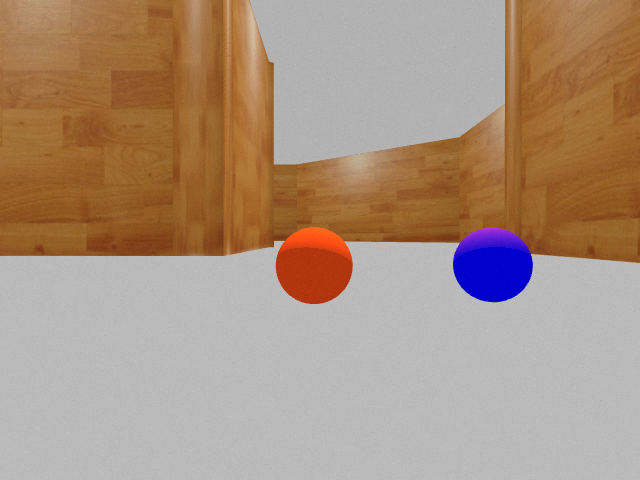
#> input picture practice_ws/images/imgs/balls.png, 640 x 480 px
$ python -i color.py   (imports and definitions only)
#> lines starting #> are read from the running program, lines starting #| are printed output that depends on the picture; after the words box and inside, x2 and y2 are one past the last pixel; in counts of white or black regions, pixels touching at a corner belong together; long printed decimals are rounded
#> further down, picture is the input picture: shape (480, 640, 3); mean B, G, R 128.5, 147.1, 170.7
import cv2  # openCVライブラリのインポート
import numpy as np  # numpyライブラリのインポート
from cv2 import aruco, imread, imwrite

##　↓↓↓↓↓↓↓inRangeWrap, calc_centroidは変更しないでください↓↓↓↓↓↓
# inRangeを色相が0付近や180付近の色へ対応する形へ修正
# [13 lines left out: function inRangeWrap, not called in this run]

def calc_centroid(mask):
    M = cv2.moments(mask)
    if M["m00"] != 0:
        # 重心座標を計算SS
        cx = int(M["m10"] / M["m00"])
        cy = int(M["m01"] / M["m00"])
        s = np.count_nonzero(mask)/(mask.shape[0]*mask.shape[1])
        return cx, cy, s
    else:
        return None
##　↑↑↑↑↑↑↑inRangeWrap, calc_centroidは変更しないでください↑↑↑↑↑↑↑

# [45 lines left out: functions o_ball, p_ball, not called in this run]

def d_circle(img):
    # 画像読み込み
    draw_img = img.copy()

    # 前処理（グレースケール＋ぼかし）
    gray = cv2.cvtColor(draw_img, cv2.COLOR_BGR2GRAY)
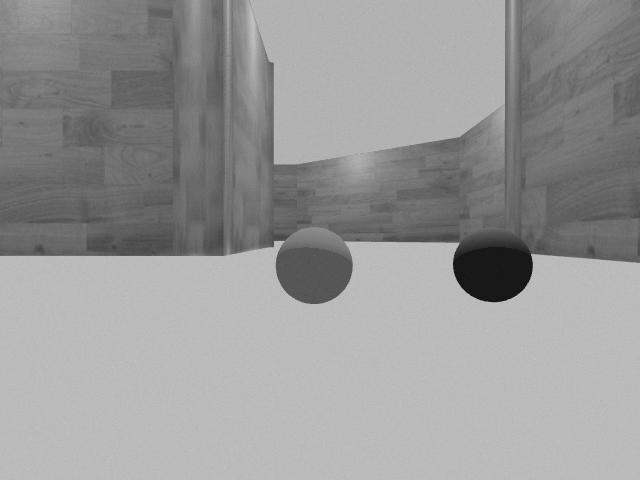
#> gray: shape (480, 640); min 22, max 199, mean 152.1
    gray = cv2.medianBlur(gray, 5)  # ノイズ低減

    # 円検出（HoughCircles）
    circles = cv2.HoughCircles(
        gray, cv2.HOUGH_GRADIENT,
        dp=1.2, minDist=30,
        param1=100, param2=50,
        minRadius=10, maxRadius=40
    )
#> circles = [[313.8, 264.6, 37.96]]
    # マスク作成（検出円を塗りつぶし）
    mask = np.zeros(gray.shape, dtype=np.uint8)
    if circles is not None:
        circles = np.round(circles[0]).astype(int)
#> circles = [[314, 265, 38]]
        for x, y, r in circles:
            cv2.circle(mask, (x, y), r, 255, -1)     # マスク（白塗り）
            break
#> this loop made 1 pass
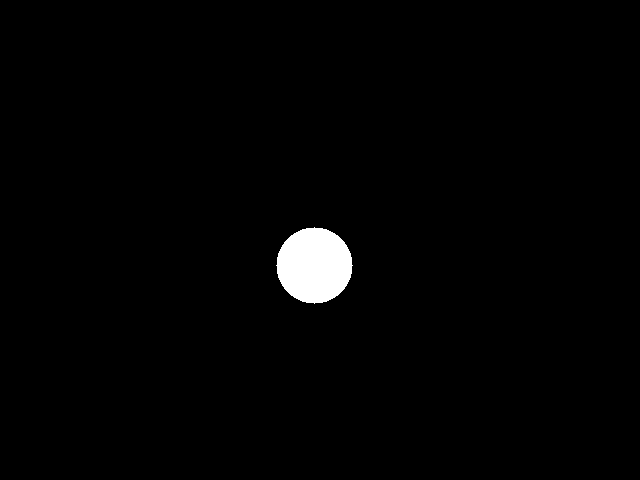
#> mask: shape (480, 640); 1.5% white; 1 white region, box (x1, y1, x2, y2) and area: (276, 227, 353, 304) 4513

    x, y, s = calc_centroid(mask)
#> in calc_centroid, `M = cv2.moments(mask)`: M = moments, m00 1150815, centre m10/m00, m01/m00 = (314, 265)
#> in calc_centroid, `cx = int(M["m10"] / M["m00"])`: cx = 314
#> in calc_centroid, `cy = int(M["m01"] / M["m00"])`: cy = 265
#> in calc_centroid, `s = np.count_nonzero(mask)/(mask.shape[0]*mask.shape[1])`: s = 0.0147
#> x = 314; y = 265; s = 0.0147
    print(f"{s=}")
#| s=0.01469
    if x and y:
        return x, y
    else:
        return None

>>> import cv2
>>> picture = cv2.imread('imgs/balls.png')
>>> result = d_circle(picture)
#> result = (314, 265)
